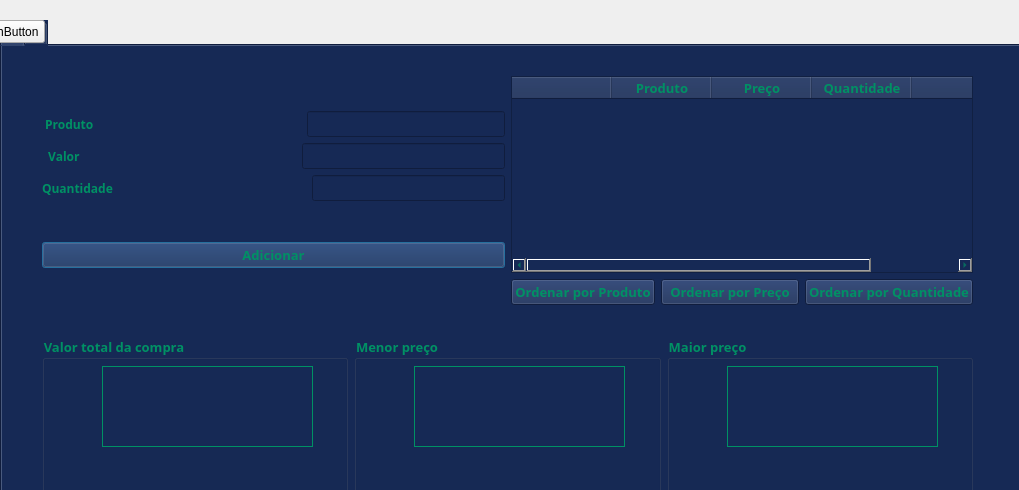
<?xml version="1.0" encoding="UTF-8"?>
<ui version="4.0">
 <class>fm_dados</class>
 <widget class="QDialog" name="fm_dados">
  <property name="geometry">
   <rect>
    <x>0</x>
    <y>0</y>
    <width>1019</width>
    <height>490</height>
   </rect>
  </property>
  <property name="windowTitle">
   <string>Dialog</string>
  </property>
  <property name="styleSheet">
   <string notr="true"/>
  </property>
  <widget class="QTabWidget" name="tabWidget">
   <property name="geometry">
    <rect>
     <x>0</x>
     <y>20</y>
     <width>1021</width>
     <height>491</height>
    </rect>
   </property>
   <property name="cursor">
    <cursorShape>PointingHandCursor</cursorShape>
   </property>
   <property name="toolTip">
    <string>&lt;html&gt;&lt;head/&gt;&lt;body&gt;&lt;p&gt;Venda&lt;/p&gt;&lt;p&gt;&lt;br/&gt;&lt;/p&gt;&lt;/body&gt;&lt;/html&gt;</string>
   </property>
   <property name="whatsThis">
    <string>&lt;html&gt;&lt;head/&gt;&lt;body&gt;&lt;p&gt;Arquivo&lt;/p&gt;&lt;/body&gt;&lt;/html&gt;</string>
   </property>
   <property name="styleSheet">
    <string notr="true">background-color:rgb(22, 41, 85);
color :#000

</string>
   </property>
   <property name="currentIndex">
    <number>0</number>
   </property>
   <widget class="QWidget" name="tabWidgetPage1">
    <attribute name="title">
     <string/>
    </attribute>
    <widget class="QWidget" name="layoutWidget">
     <property name="geometry">
      <rect>
       <x>40</x>
       <y>30</y>
       <width>931</width>
       <height>229</height>
      </rect>
     </property>
     <layout class="QHBoxLayout" name="horizontalLayout_5">
      <item>
       <layout class="QVBoxLayout" name="verticalLayout_4">
        <item>
         <layout class="QVBoxLayout" name="verticalLayout">
          <item>
           <layout class="QHBoxLayout" name="horizontalLayout">
            <item>
             <widget class="QLabel" name="label">
              <property name="font">
               <font>
                <family>Source Code Pro</family>
                <pointsize>9</pointsize>
                <weight>75</weight>
                <bold>true</bold>
               </font>
              </property>
              <property name="styleSheet">
               <string notr="true">
color: #009164;</string>
              </property>
              <property name="text">
               <string> Produto   </string>
              </property>
             </widget>
            </item>
            <item>
             <spacer name="horizontalSpacer">
              <property name="orientation">
               <enum>Qt::Horizontal</enum>
              </property>
              <property name="sizeHint" stdset="0">
               <size>
                <width>40</width>
                <height>20</height>
               </size>
              </property>
             </spacer>
            </item>
            <item>
             <widget class="QLineEdit" name="txt_produto">
              <property name="font">
               <font>
                <family>Source Code Pro</family>
                <pointsize>10</pointsize>
                <weight>75</weight>
                <bold>true</bold>
               </font>
              </property>
              <property name="accessibleDescription">
               <string/>
              </property>
              <property name="autoFillBackground">
               <bool>false</bool>
              </property>
              <property name="styleSheet">
               <string notr="true">color: #009164;</string>
              </property>
             </widget>
            </item>
           </layout>
          </item>
          <item>
           <layout class="QHBoxLayout" name="horizontalLayout_2">
            <item>
             <widget class="QLabel" name="label_2">
              <property name="font">
               <font>
                <family>Source Code Pro</family>
                <pointsize>9</pointsize>
                <weight>75</weight>
                <bold>true</bold>
               </font>
              </property>
              <property name="styleSheet">
               <string notr="true">color: #009164;</string>
              </property>
              <property name="text">
               <string>  Valor    </string>
              </property>
             </widget>
            </item>
            <item>
             <spacer name="horizontalSpacer_3">
              <property name="orientation">
               <enum>Qt::Horizontal</enum>
              </property>
              <property name="sizeHint" stdset="0">
               <size>
                <width>40</width>
                <height>20</height>
               </size>
              </property>
             </spacer>
            </item>
            <item>
             <widget class="QLineEdit" name="txt_preco">
              <property name="font">
               <font>
                <family>Source Code Pro</family>
                <pointsize>10</pointsize>
                <weight>75</weight>
                <bold>true</bold>
               </font>
              </property>
              <property name="styleSheet">
               <string notr="true">color: #009164;</string>
              </property>
             </widget>
            </item>
           </layout>
          </item>
          <item>
           <layout class="QHBoxLayout" name="horizontalLayout_3">
            <item>
             <widget class="QLabel" name="label_3">
              <property name="font">
               <font>
                <family>Source Code Pro</family>
                <pointsize>9</pointsize>
                <weight>75</weight>
                <bold>true</bold>
               </font>
              </property>
              <property name="styleSheet">
               <string notr="true">color: #009164;</string>
              </property>
              <property name="text">
               <string>Quantidade</string>
              </property>
             </widget>
            </item>
            <item>
             <spacer name="horizontalSpacer_6">
              <property name="orientation">
               <enum>Qt::Horizontal</enum>
              </property>
              <property name="sizeHint" stdset="0">
               <size>
                <width>40</width>
                <height>20</height>
               </size>
              </property>
             </spacer>
            </item>
            <item>
             <widget class="QLineEdit" name="txt_quantidade">
              <property name="font">
               <font>
                <family>Source Code Pro</family>
                <pointsize>10</pointsize>
                <weight>75</weight>
                <bold>true</bold>
               </font>
              </property>
              <property name="styleSheet">
               <string notr="true">color: #009164;</string>
              </property>
             </widget>
            </item>
           </layout>
          </item>
         </layout>
        </item>
        <item>
         <widget class="QPushButton" name="btn_adicionar">
          <property name="font">
           <font>
            <family>Source Code Pro</family>
            <pointsize>10</pointsize>
            <weight>75</weight>
            <bold>true</bold>
           </font>
          </property>
          <property name="cursor">
           <cursorShape>PointingHandCursor</cursorShape>
          </property>
          <property name="styleSheet">
           <string notr="true">color: #009164;</string>
          </property>
          <property name="text">
           <string>Adicionar</string>
          </property>
         </widget>
        </item>
       </layout>
      </item>
      <item>
       <layout class="QVBoxLayout" name="verticalLayout_2">
        <item>
         <widget class="QTableWidget" name="tableWidget">
          <property name="font">
           <font>
            <family>Source Code Pro</family>
            <pointsize>10</pointsize>
           </font>
          </property>
          <property name="cursor" stdset="0">
           <cursorShape>ArrowCursor</cursorShape>
          </property>
          <property name="styleSheet">
           <string notr="true">color: #009164;</string>
          </property>
          <column>
           <property name="text">
            <string/>
           </property>
          </column>
          <column>
           <property name="text">
            <string>Produto</string>
           </property>
           <property name="font">
            <font>
             <family>Source Code Pro</family>
             <pointsize>10</pointsize>
             <weight>75</weight>
             <italic>false</italic>
             <bold>true</bold>
             <underline>false</underline>
             <strikeout>false</strikeout>
             <kerning>true</kerning>
            </font>
           </property>
           <property name="background">
            <color>
             <red>38</red>
             <green>76</green>
             <blue>116</blue>
            </color>
           </property>
          </column>
          <column>
           <property name="text">
            <string>Preço</string>
           </property>
           <property name="font">
            <font>
             <family>Source Code Pro</family>
             <pointsize>10</pointsize>
             <weight>75</weight>
             <bold>true</bold>
            </font>
           </property>
          </column>
          <column>
           <property name="text">
            <string>Quantidade</string>
           </property>
           <property name="font">
            <font>
             <family>Source Code Pro</family>
             <pointsize>10</pointsize>
             <weight>75</weight>
             <bold>true</bold>
            </font>
           </property>
          </column>
          <column>
           <property name="text">
            <string/>
           </property>
          </column>
         </widget>
        </item>
        <item>
         <layout class="QHBoxLayout" name="horizontalLayout_4">
          <item>
           <widget class="QPushButton" name="btn_produtoSort">
            <property name="font">
             <font>
              <family>Source Code Pro</family>
              <pointsize>10</pointsize>
              <weight>75</weight>
              <bold>true</bold>
             </font>
            </property>
            <property name="cursor">
             <cursorShape>PointingHandCursor</cursorShape>
            </property>
            <property name="styleSheet">
             <string notr="true">color: #009164;</string>
            </property>
            <property name="text">
             <string>Ordenar por Produto</string>
            </property>
           </widget>
          </item>
          <item>
           <widget class="QPushButton" name="btn_precoSort">
            <property name="font">
             <font>
              <family>Source Code Pro</family>
              <pointsize>10</pointsize>
              <weight>75</weight>
              <bold>true</bold>
             </font>
            </property>
            <property name="cursor">
             <cursorShape>PointingHandCursor</cursorShape>
            </property>
            <property name="styleSheet">
             <string notr="true">color: #009164;</string>
            </property>
            <property name="text">
             <string>Ordenar por Preço</string>
            </property>
           </widget>
          </item>
          <item>
           <widget class="QPushButton" name="btn_quantidadeSort">
            <property name="font">
             <font>
              <family>Source Code Pro</family>
              <pointsize>10</pointsize>
              <weight>75</weight>
              <bold>true</bold>
             </font>
            </property>
            <property name="cursor">
             <cursorShape>PointingHandCursor</cursorShape>
            </property>
            <property name="styleSheet">
             <string notr="true">color: #009164;</string>
            </property>
            <property name="text">
             <string>Ordenar por Quantidade</string>
            </property>
           </widget>
          </item>
         </layout>
        </item>
       </layout>
      </item>
     </layout>
    </widget>
    <widget class="QWidget" name="layoutWidget">
     <property name="geometry">
      <rect>
       <x>40</x>
       <y>290</y>
       <width>931</width>
       <height>171</height>
      </rect>
     </property>
     <layout class="QHBoxLayout" name="horizontalLayout_7">
      <item>
       <widget class="QGroupBox" name="groupBox">
        <property name="font">
         <font>
          <family>Source Code Pro</family>
          <pointsize>10</pointsize>
          <weight>75</weight>
          <bold>true</bold>
         </font>
        </property>
        <property name="cursor">
         <cursorShape>ForbiddenCursor</cursorShape>
        </property>
        <property name="styleSheet">
         <string notr="true">color: #009164;</string>
        </property>
        <property name="title">
         <string>Valor total da compra</string>
        </property>
        <widget class="QLabel" name="txt_total">
         <property name="geometry">
          <rect>
           <x>60</x>
           <y>30</y>
           <width>211</width>
           <height>81</height>
          </rect>
         </property>
         <property name="font">
          <font>
           <pointsize>11</pointsize>
          </font>
         </property>
         <property name="styleSheet">
          <string notr="true"/>
         </property>
         <property name="frameShape">
          <enum>QFrame::Box</enum>
         </property>
         <property name="text">
          <string/>
         </property>
         <property name="textFormat">
          <enum>Qt::AutoText</enum>
         </property>
        </widget>
       </widget>
      </item>
      <item>
       <widget class="QGroupBox" name="groupBox_3">
        <property name="font">
         <font>
          <family>Source Code Pro</family>
          <pointsize>10</pointsize>
          <weight>75</weight>
          <bold>true</bold>
         </font>
        </property>
        <property name="cursor">
         <cursorShape>ForbiddenCursor</cursorShape>
        </property>
        <property name="styleSheet">
         <string notr="true">color: #009164;</string>
        </property>
        <property name="title">
         <string>Menor preço</string>
        </property>
        <widget class="QLabel" name="txt_menorValor">
         <property name="geometry">
          <rect>
           <x>60</x>
           <y>30</y>
           <width>211</width>
           <height>81</height>
          </rect>
         </property>
         <property name="font">
          <font>
           <family>Source Code Pro</family>
           <pointsize>12</pointsize>
           <weight>75</weight>
           <bold>true</bold>
          </font>
         </property>
         <property name="styleSheet">
          <string notr="true"/>
         </property>
         <property name="frameShape">
          <enum>QFrame::Box</enum>
         </property>
         <property name="text">
          <string/>
         </property>
        </widget>
       </widget>
      </item>
      <item>
       <widget class="QGroupBox" name="groupBox_2">
        <property name="font">
         <font>
          <family>Source Code Pro</family>
          <pointsize>10</pointsize>
          <weight>75</weight>
          <bold>true</bold>
         </font>
        </property>
        <property name="cursor">
         <cursorShape>OpenHandCursor</cursorShape>
        </property>
        <property name="styleSheet">
         <string notr="true">color: #009164;</string>
        </property>
        <property name="title">
         <string>Maior preço</string>
        </property>
        <widget class="QLabel" name="txt_maiorValor">
         <property name="geometry">
          <rect>
           <x>60</x>
           <y>30</y>
           <width>211</width>
           <height>81</height>
          </rect>
         </property>
         <property name="font">
          <font>
           <family>Source Code Pro</family>
           <pointsize>12</pointsize>
           <weight>75</weight>
           <bold>true</bold>
          </font>
         </property>
         <property name="styleSheet">
          <string notr="true"/>
         </property>
         <property name="frameShape">
          <enum>QFrame::Box</enum>
         </property>
         <property name="text">
          <string/>
         </property>
        </widget>
       </widget>
      </item>
     </layout>
    </widget>
   </widget>
   <widget class="QWidget" name="tabWidgetPage2">
    <attribute name="title">
     <string/>
    </attribute>
    <widget class="QGroupBox" name="groupBox_4">
     <property name="geometry">
      <rect>
       <x>300</x>
       <y>140</y>
       <width>371</width>
       <height>201</height>
      </rect>
     </property>
     <property name="autoFillBackground">
      <bool>false</bool>
     </property>
     <property name="styleSheet">
      <string notr="true">color: #009164;</string>
     </property>
     <property name="title">
      <string>Dados</string>
     </property>
     <layout class="QHBoxLayout" name="horizontalLayout_6">
      <item>
       <widget class="QPushButton" name="btn_salvar">
        <property name="font">
         <font>
          <family>Source Code Pro</family>
          <pointsize>10</pointsize>
          <weight>75</weight>
          <bold>true</bold>
         </font>
        </property>
        <property name="styleSheet">
         <string notr="true">color: #009164;</string>
        </property>
        <property name="text">
         <string>Salvar</string>
        </property>
       </widget>
      </item>
      <item>
       <widget class="QPushButton" name="btn_carregar">
        <property name="font">
         <font>
          <family>Source Code Pro</family>
          <pointsize>10</pointsize>
          <weight>75</weight>
          <bold>true</bold>
         </font>
        </property>
        <property name="styleSheet">
         <string notr="true">color: #009164;</string>
        </property>
        <property name="text">
         <string>Carregar</string>
        </property>
       </widget>
      </item>
     </layout>
    </widget>
   </widget>
  </widget>
  <widget class="QPushButton" name="pushButton">
   <property name="geometry">
    <rect>
     <x>-30</x>
     <y>20</y>
     <width>75</width>
     <height>23</height>
    </rect>
   </property>
   <property name="text">
    <string>PushButton</string>
   </property>
  </widget>
 </widget>
 <resources/>
 <connections/>
</ui>
